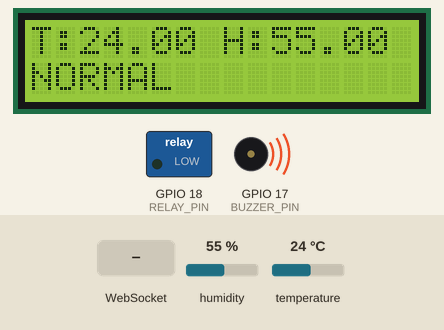
Recording of a sketch running on a simulated ESP32. On the bench: 16×2 character LCD, switched loads named in the sketch (green lamp = pin HIGH), buzzer (waves = sounding, pin HIGH). Inputs (shaded band) come from the test bench; at power-on: temperature 24 °C, humidity 55 %. WiFi joins after 1.5 s; servers stay silent unless stated.

Above: at 1.2 s.
1.3 s: temperature set to 27.5 °C
At 3.1 s:
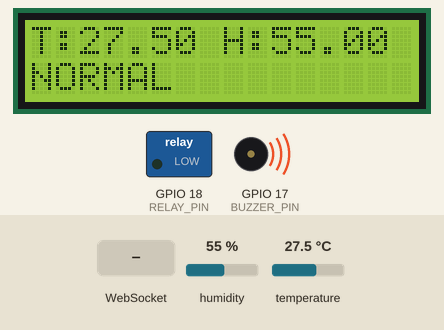
7.3 s: temperature set to 28.5 °C
At 8.8 s:
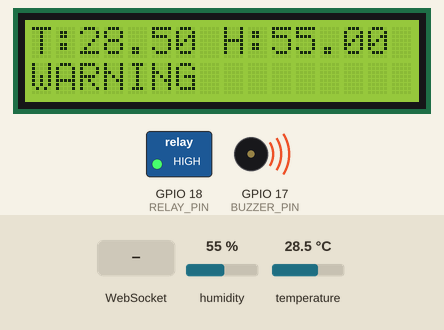
13.3 s: temperature set to 31.6 °C
At 15.4 s:
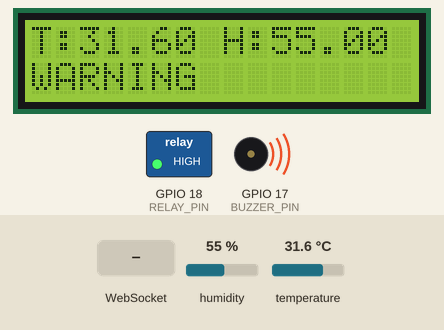
19.3 s: temperature set to 32.4 °C
At 21.2 s:
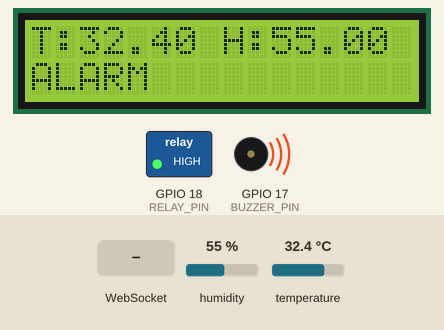
23.2 s: WebSocket text "OFF" received
29.2 s: temperature set to 12 °C
At 29.74 s:
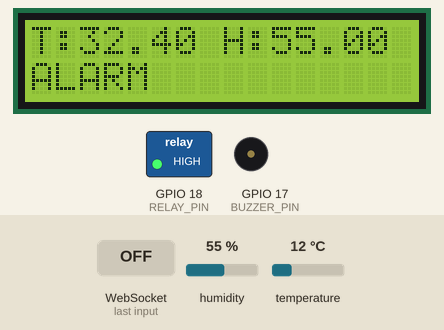
Timing chart, 0 to 32.2 s (numbered marks = the images above; inputs shaded):
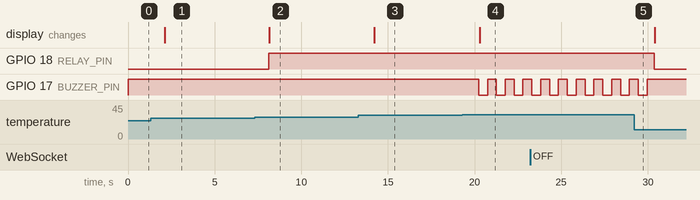

The sketch:

bt5v1.ino
```cpp
#include <WiFi.h>
#include <WebSocketsClient.h>
#include <LiquidCrystal_I2C.h>
#include <DHT.h>

// ================= WIFI =================
const char* ssid = "HOANG TAN";
const char* password = "0795617961";

// ================= WS =================
WebSocketsClient webSocket;
const char* host = "192.168.1.100";
const int port = 3000;

// ================= SENSOR =================
#define DHTPIN 15
#define DHTTYPE DHT22

// ================= HARDWARE =================
#define RELAY_PIN 18
#define BUZZER_PIN 17

// ================= LIMIT =================
#define TEMP_LIMIT 28
#define HUMI_LIMIT 85
#define TEMP_ALARM 32
#define HUMI_ALARM 95

DHT dht(DHTPIN, DHTTYPE);
LiquidCrystal_I2C lcd(0x27,16,2);

// ================= STATE MACHINE =================
enum SystemState {
  SYS_INIT,
  SYS_WIFI,
  SYS_WS,
  SYS_RUNNING,
  SYS_ERROR
};

enum AppState {
  NORMAL,
  WARNING,
  ALARM,
  ERROR_STATE
};

SystemState sysState = SYS_INIT;
AppState appState = NORMAL;

// ================= DATA =================
float temp, humi;
bool errorSensor = false;
int errorSensorCount = 0;

// ================= CONTROL =================
bool fanOn = false;
bool buzzerOn = false;
bool alarmOn = false;

// ================= TIMER =================
unsigned long lastSend = 0;
unsigned long lastHeartbeat = 0;
unsigned long lastReconnect = 0;
unsigned long buzzer_time = 0;

// ================= WS =================
bool wsConnected = false;

// ================= QUEUE =================
struct Message {
  int id;
  String data;
};

#define MAX_QUEUE 10
Message queue[MAX_QUEUE];
int queueSize = 0;

int currentMsgId = 0;
bool waitingAck = false;
unsigned long sendTime = 0;

// ================= WIFI =================
void connectWiFi() {
  WiFi.begin(ssid, password);
}

// ================= WS EVENT =================
void webSocketEvent(WStype_t type, uint8_t * payload, size_t length) {

  switch(type) {
    case WStype_CONNECTED:
      wsConnected = true;
      break;

    case WStype_DISCONNECTED:
      wsConnected = false;
      break;

    case WStype_TEXT: {
      String msg = String((char*)payload);

      if(msg.startsWith("{\"ack\":")) {
        waitingAck = false;
        removeQueue();
        return;
      }

      if(msg == "OFF") {
        alarmOn = false;
        digitalWrite(BUZZER_PIN, HIGH);
      }
      break;
    }
  }
}

// ================= SENSOR =================
void readSensor() {
  float t = dht.readTemperature();
  float h = dht.readHumidity();

  if (isnan(t) || isnan(h)) {
    errorSensorCount++;
    if(errorSensorCount >= 5) errorSensor = true;
    return;
  }

  temp = t;
  humi = h;

  errorSensor = false;
  errorSensorCount = 0;
}

// ================= APP STATE =================
void updateAppState() {

  if(errorSensor) {
    appState = ERROR_STATE;
  }
  else if(temp > TEMP_ALARM || humi > HUMI_ALARM) {
    appState = ALARM;
  }
  else if(temp > TEMP_LIMIT || humi > HUMI_LIMIT) {
    appState = WARNING;
  }
  else {
    appState = NORMAL;
  }
}

// ================= HANDLE APP =================
void handleAppState() {

  switch(appState) {

    case NORMAL:
      fanOn = false;
      alarmOn = false;
      digitalWrite(RELAY_PIN, LOW);
      digitalWrite(BUZZER_PIN, HIGH);
      break;

    case WARNING:
      fanOn = true;
      digitalWrite(RELAY_PIN, HIGH);
      break;

    case ALARM:
      alarmOn = true;

      if(millis() - buzzer_time > 500) {
        buzzer_time = millis();
        buzzerOn = !buzzerOn;
        digitalWrite(BUZZER_PIN, !buzzerOn);
      }
      break;

    case ERROR_STATE:
      fanOn = true;
      digitalWrite(RELAY_PIN, HIGH);
      digitalWrite(BUZZER_PIN, LOW);
      break;
  }
}

// ================= SYSTEM STATE =================
void updateSystemState() {

  switch(sysState) {

    case SYS_INIT:
      sysState = SYS_WIFI;
      break;

    case SYS_WIFI:
      if(WiFi.status() == WL_CONNECTED) {
        sysState = SYS_WS;
      }
      break;

    case SYS_WS:
      if(wsConnected) {
        sysState = SYS_RUNNING;
      }
      break;

    case SYS_RUNNING:
      if(WiFi.status() != WL_CONNECTED) {
        sysState = SYS_ERROR;
      }
      break;

    case SYS_ERROR:
      break;
  }
}

// ================= HANDLE SYSTEM =================
void handleSystemState() {

  switch(sysState) {

    case SYS_WIFI:
      connectWiFi();
      break;

    case SYS_WS:
      webSocket.begin(host, port, "/");
      webSocket.onEvent(webSocketEvent);
      break;

    case SYS_ERROR:
      if(millis() - lastReconnect > 5000) {
        lastReconnect = millis();
        connectWiFi();
      }
      break;

    default:
      break;
  }
}

// ================= QUEUE =================
void pushQueue(String data) {
  if(queueSize < MAX_QUEUE) {
    queue[queueSize].id = currentMsgId++;
    queue[queueSize].data = data;
    queueSize++;
  }
}

void removeQueue() {
  for(int i=1;i<queueSize;i++) {
    queue[i-1] = queue[i];
  }
  queueSize--;
}

// ================= SEND =================
void sendMessage(Message msg) {
  if(!wsConnected) return;

  String packet = "{";
  packet += "\"id\":" + String(msg.id) + ",";
  packet += "\"data\":" + msg.data;
  packet += "}";

  webSocket.sendTXT(packet);

  waitingAck = true;
  sendTime = millis();
}

void processQueue() {
  if(queueSize == 0) return;

  if(!waitingAck) {
    sendMessage(queue[0]);
  }
}

void checkTimeout() {
  if(waitingAck && millis() - sendTime > 3000) {
    sendMessage(queue[0]);
  }
}

// ================= HEARTBEAT =================
void heartbeat() {
  if(millis() - lastHeartbeat > 10000) {
    lastHeartbeat = millis();
    webSocket.sendTXT("{\"topic\":\"ping\"}");
  }
}

// ================= LCD =================
void displayLCD() {
  lcd.clear();

  lcd.setCursor(0,0);
  lcd.print("T:"); lcd.print(temp);
  lcd.print(" H:"); lcd.print(humi);

  lcd.setCursor(0,1);

  switch(appState) {
    case NORMAL: lcd.print("NORMAL"); break;
    case WARNING: lcd.print("WARNING"); break;
    case ALARM: lcd.print("ALARM"); break;
    case ERROR_STATE: lcd.print("ERROR"); break;
  }
}

// ================= SETUP =================
void setup() {
  Serial.begin(115200);

  pinMode(RELAY_PIN, OUTPUT);
  pinMode(BUZZER_PIN, OUTPUT);

  digitalWrite(RELAY_PIN, LOW);
  digitalWrite(BUZZER_PIN, HIGH);

  lcd.init();
  lcd.backlight();

  dht.begin();
}

// ================= LOOP =================
void loop() {

  webSocket.loop();

  // ===== STATE MACHINE =====
  updateSystemState();
  handleSystemState();

  readSensor();
  updateAppState();
  handleAppState();

  // ===== DISPLAY =====
  displayLCD();

  // ===== SEND DATA =====
  if(millis() - lastSend > 2000) {
    lastSend = millis();

    String data = "{";
    data += "\"temp\":" + String(temp) + ",";
    data += "\"humi\":" + String(humi) + ",";
    data += "\"state\":" + String(appState);
    data += "}";

    pushQueue(data);
  }

  processQueue();
  checkTimeout();
  heartbeat();
}
```

Measured:
- the behaviour switches between 28 and 28.1 °C on temperature (found by bisection; images 1 and 2)
- the behaviour switches between 32 and 32.1 °C on temperature (found by bisection; images 3 and 4)
- after the input at 1.3 s, the display: changes after 0.83 s (image 1)
- after the input at 7.3 s, GPIO 18 (RELAY_PIN): LOW → HIGH after 0.84 s; the display: changes after 0.86 s (image 2)
- after the input at 13.3 s, the display: changes after 0.92 s (image 3)
- after the input at 19.3 s, GPIO 17 (BUZZER_PIN): alternates HIGH for 0.51 s and LOW for 0.51 s, starting after 0.95 s; the display: changes after 0.99 s (image 4)
- after the input at 29.2 s, GPIO 18 (RELAY_PIN): HIGH → LOW after 1.2 s; GPIO 17 (BUZZER_PIN): goes on until 30.0 s, then stays HIGH
